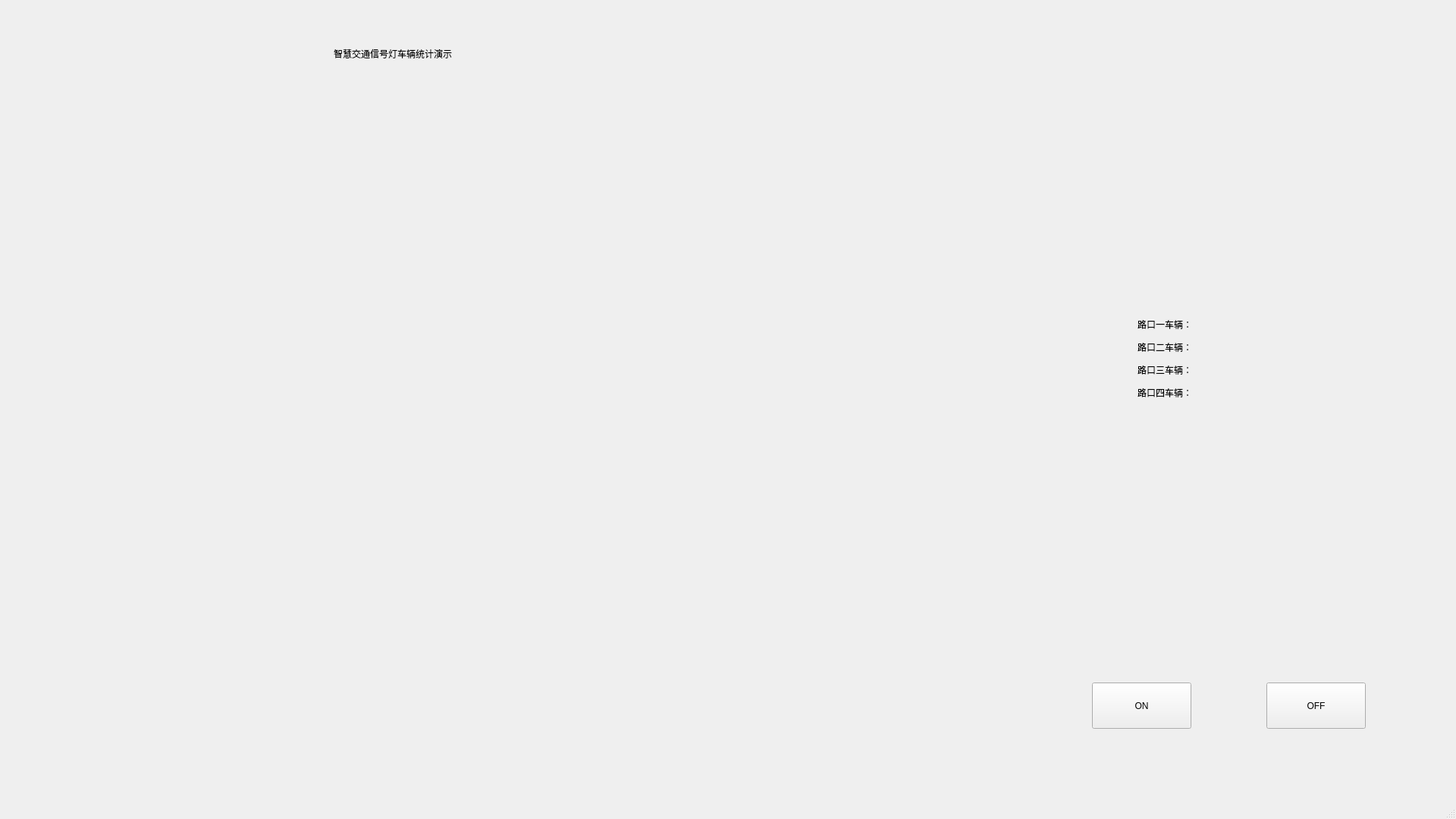
<?xml version="1.0" encoding="UTF-8"?>
<ui version="4.0">
 <class>MainWindow</class>
 <widget class="QMainWindow" name="MainWindow">
  <property name="geometry">
   <rect>
    <x>0</x>
    <y>0</y>
    <width>1920</width>
    <height>1080</height>
   </rect>
  </property>
  <property name="windowTitle">
   <string>MainWindow</string>
  </property>
  <widget class="QWidget" name="centralwidget">
   <widget class="QLabel" name="label_show_camera">
    <property name="geometry">
     <rect>
      <x>190</x>
      <y>170</y>
      <width>1080</width>
      <height>720</height>
     </rect>
    </property>
    <property name="styleSheet">
     <string notr="true"/>
    </property>
    <property name="text">
     <string/>
    </property>
   </widget>
   <widget class="QPushButton" name="start_btn">
    <property name="geometry">
     <rect>
      <x>1440</x>
      <y>900</y>
      <width>131</width>
      <height>61</height>
     </rect>
    </property>
    <property name="styleSheet">
     <string notr="true">font: 18pt &quot;Abaddon™&quot;;</string>
    </property>
    <property name="text">
     <string>ON</string>
    </property>
   </widget>
   <widget class="QPushButton" name="stop_btn">
    <property name="geometry">
     <rect>
      <x>1670</x>
      <y>900</y>
      <width>131</width>
      <height>61</height>
     </rect>
    </property>
    <property name="styleSheet">
     <string notr="true">font: 18pt &quot;Abaddon™&quot;;</string>
    </property>
    <property name="text">
     <string>OFF</string>
    </property>
   </widget>
   <widget class="QLabel" name="label">
    <property name="geometry">
     <rect>
      <x>440</x>
      <y>30</y>
      <width>1061</width>
      <height>81</height>
     </rect>
    </property>
    <property name="styleSheet">
     <string notr="true">font: 48pt &quot;Abaddon™&quot;;</string>
    </property>
    <property name="text">
     <string>智慧交通信号灯车辆统计演示</string>
    </property>
   </widget>
   <widget class="QLabel" name="car_numberlabe">
    <property name="geometry">
     <rect>
      <x>1500</x>
      <y>420</y>
      <width>121</width>
      <height>16</height>
     </rect>
    </property>
    <property name="text">
     <string>路口一车辆：</string>
    </property>
   </widget>
   <widget class="QLabel" name="car_numberlabe_2">
    <property name="geometry">
     <rect>
      <x>1500</x>
      <y>450</y>
      <width>121</width>
      <height>16</height>
     </rect>
    </property>
    <property name="text">
     <string>路口二车辆：</string>
    </property>
   </widget>
   <widget class="QLabel" name="car_numberlable_3">
    <property name="geometry">
     <rect>
      <x>1500</x>
      <y>480</y>
      <width>121</width>
      <height>16</height>
     </rect>
    </property>
    <property name="text">
     <string>路口三车辆：</string>
    </property>
   </widget>
   <widget class="QLabel" name="car_numberlabe_4">
    <property name="geometry">
     <rect>
      <x>1500</x>
      <y>510</y>
      <width>121</width>
      <height>16</height>
     </rect>
    </property>
    <property name="text">
     <string>路口四车辆：</string>
    </property>
   </widget>
   <widget class="QLabel" name="car_number_1">
    <property name="geometry">
     <rect>
      <x>1610</x>
      <y>420</y>
      <width>121</width>
      <height>16</height>
     </rect>
    </property>
    <property name="text">
     <string/>
    </property>
   </widget>
   <widget class="QLabel" name="car_number_3">
    <property name="geometry">
     <rect>
      <x>1610</x>
      <y>480</y>
      <width>121</width>
      <height>16</height>
     </rect>
    </property>
    <property name="text">
     <string/>
    </property>
   </widget>
   <widget class="QLabel" name="car_number_2">
    <property name="geometry">
     <rect>
      <x>1610</x>
      <y>450</y>
      <width>121</width>
      <height>16</height>
     </rect>
    </property>
    <property name="text">
     <string/>
    </property>
   </widget>
   <widget class="QLabel" name="car_number_4">
    <property name="geometry">
     <rect>
      <x>1610</x>
      <y>510</y>
      <width>121</width>
      <height>16</height>
     </rect>
    </property>
    <property name="text">
     <string/>
    </property>
   </widget>
  </widget>
  <widget class="QMenuBar" name="menubar">
   <property name="geometry">
    <rect>
     <x>0</x>
     <y>0</y>
     <width>1920</width>
     <height>26</height>
    </rect>
   </property>
  </widget>
  <widget class="QStatusBar" name="statusbar"/>
 </widget>
 <resources/>
 <connections/>
</ui>
